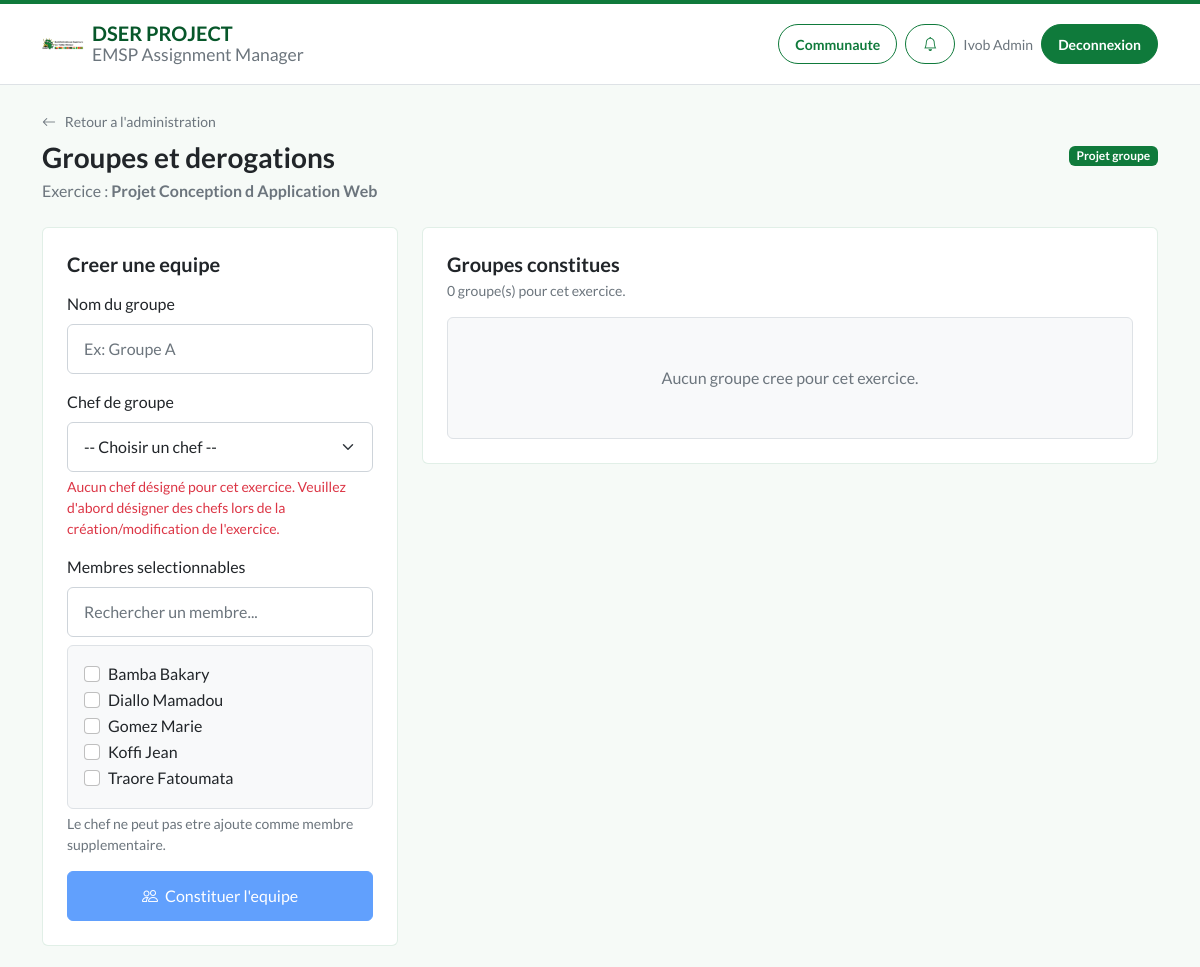
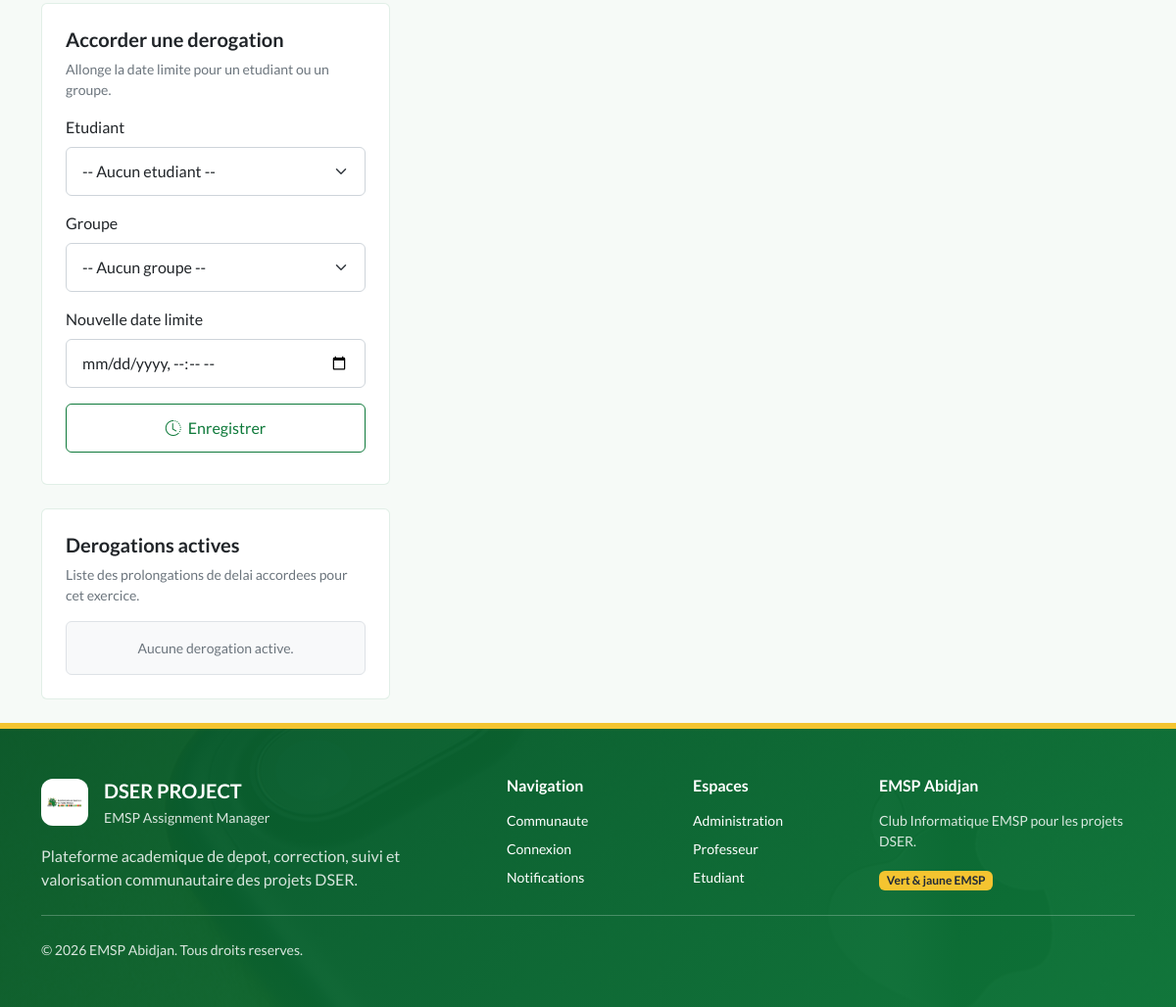
/student-hub-php/public/admin/group/manage?id=1 (signed in), run on the app's committed database (2 pictures, top to bottom).
### tables this page shows
CREATE TABLE IF NOT EXISTS `exercices` (
  `id_exercice` INT AUTO_INCREMENT PRIMARY KEY,
  `titre` VARCHAR(100) NOT NULL,
  `type_exercice` ENUM('individuel', 'groupe') NOT NULL,
  `date_limite` DATETIME NOT NULL,
  `est_bloque` TINYINT(1) DEFAULT 0,
  `corrections_terminees` TINYINT(1) DEFAULT 0,
  `professeur_id` INT DEFAULT NULL,
  `archive` TINYINT(1) DEFAULT 0,
  FOREIGN KEY (`professeur_id`) REFERENCES `utilisateurs`(`id_user`) ON DELETE SET NULL
);

CREATE TABLE IF NOT EXISTS `utilisateurs` (
  `id_user` INT AUTO_INCREMENT PRIMARY KEY,
  `nom` VARCHAR(50) NOT NULL,
  `prenom` VARCHAR(50) NOT NULL,
  `email` VARCHAR(100) UNIQUE NOT NULL,
  `mot_de_passe` VARCHAR(255) NOT NULL,
  `role` ENUM('etudiant', 'prof', 'admin') NOT NULL,
  `first_login` TINYINT(1) DEFAULT 1
);

### student-hub-php/app/Controllers/AdminController.php (called while the page is built, shortened)
<?php
final class AdminController extends Controller
{
    public function showManageGroups(): void
    {
        $exId = (int) ($_GET['id'] ?? 0);
        $exercice = \App\Models\Exercise::findById($exId);
        $students = User::findAllByRole('etudiant');
        $groups = \App\Models\Group::getGroupsForExercise($exId);
        $designatedChefs = [];
        $designatedChefIds = [];
        if ($exercice['type_exercice'] === 'groupe') {
            $db = Database::pdo();
            $stmt = $db->prepare('
                SELECT u.id_user, u.nom, u.prenom, u.email
                FROM utilisateurs u
                JOIN exercice_designated_chefs edc ON u.id_user = edc.id_user
                WHERE edc.id_exercice = ?
                ORDER BY u.nom ASC, u.prenom ASC
            ');
            $stmt->execute([$exId]);
            $designatedChefs = $stmt->fetchAll();
        }
        $busyUserIds = [];
        $groupsDetailed = [];
        $derogations = \App\Models\Exercise::getDerogationsForExercise($exId);
        $this->render('admin/group_manage', [
            'user' => Session::get('user'),
            'exercice' => $exercice,
            'students' => $students,
            'designatedChefs' => $designatedChefs,
            'designatedChefIds' => $designatedChefIds,
            'busyUserIds' => $busyUserIds,
            'groups' => $groupsDetailed,
            'derogations' => $derogations,
            'csrf_token' => Csrf::generateToken(),
            'success' => Session::getFlash('success'),
            'error' => Session::getFlash('error')
        ], 'Gerer Groupes : ' . $exercice['titre']);
    }
}

### student-hub-php/public/index.php (called while the page is built, shortened)
<?php
if (file_exists(dirname(__DIR__) . '/config/config.php')) {
    $baseDir = dirname(__DIR__);
} else {
    $baseDir = __DIR__;
}
$requestMethod = $_SERVER['REQUEST_METHOD'];
$requestUri = parse_url($_SERVER['REQUEST_URI'], PHP_URL_PATH) ?: '/';
$scriptName = parse_url($_SERVER['SCRIPT_NAME'] ?? '', PHP_URL_PATH) ?: '/index.php';
$scriptBase = rtrim(dirname($scriptName), '/');
$baseLen = strlen($scriptBase);
if ($baseLen > 0 && strncmp($requestUri, $scriptBase, $baseLen) === 0) {
    $afterBase = substr($requestUri, $baseLen);
    $requestUri = ($afterBase === '' || $afterBase === false) ? '/' : $afterBase;
}
function url(string $path): string {
    static $base = null;
    if ($base === null) {
        $scriptName = parse_url($_SERVER['SCRIPT_NAME'] ?? '', PHP_URL_PATH) ?: '/index.php';
        $base = rtrim(dirname($scriptName), '/');
        $requestUri = parse_url($_SERVER['REQUEST_URI'] ?? '', PHP_URL_PATH) ?: '/';
    }
    return $base . '/' . ltrim($path, '/');
}
try {
    $router = new Router();
    $router->dispatch($requestMethod, $requestUri);
} catch (\Throwable $e) {
    $logDir = $baseDir . '/storage/logs';
    if (!is_dir($logDir)) {
        mkdir($logDir, 0777, true);
    }
    error_log('[' . date('Y-m-d H:i:s') . '] ERROR: ' . $e->getMessage() . "\n" . $e->getTraceAsString(), 3, $logDir . '/error.log');
    http_response_code(500);
    ?>
    <!DOCTYPE html>
    <html lang="fr">
    <head>
        <meta charset="UTF-8">
        <title>Erreur Serveur</title>
        <style>
            body { font-family: 'Segoe UI', Tahoma, Geneva, Verdana, sans-serif; background: #f8fafc; color: #1e293b; padding: 40px; text-align: center; }
            .container { max-width: 600px; margin: 0 auto; background: white; padding: 40px; border-radius: 12px; box-shadow: 0 4px 6px -1px rgb(0 0 0 / 0.1); border: 1px solid #e2e8f0; }
            h1 { color: #dc2626; font-size: 24px; margin-bottom: 16px; }
            p { color: #64748b; line-height: 1.6; margin-bottom: 24px; }
            a { display: inline-block; background: #2563eb; color: white; padding: 10px 20px; border-radius: 6px; text-decoration: none; font-weight: 500; }
            a:hover { background: #1d4ed8; }
        </style>
    </head>
    <body>
        <div class="container">
            <h1>Une erreur technique est survenue</h1>
            <p>Désolé, l'application a rencontré un problème inattendu. L'administrateur a été notifié.</p>
            <p style="font-size: 13px; font-family: monospace; background: #f1f5f9; padding: 10px; border-radius: 6px; text-align: left; overflow: auto;">
                <strong>Message :</strong> Une erreur technique est survenue. L'administrateur a été notifié.
            </p>
            <a href="<?php echo htmlspecialchars(url(''), ENT_QUOTES, 'UTF-8'); ?>">Retour à l'accueil</a>
        </div>
    </body>
    </html>
    <?php
}

### student-hub-php/app/Models/Exercise.php (called while the page is built, shortened)
<?php
final class Exercise
{
    public static function findById(int $id): ?array
    {
        $db = Database::pdo();
        $stmt = $db->prepare('SELECT * FROM exercices WHERE id_exercice = ? LIMIT 1');
        $stmt->execute([$id]);
        $row = $stmt->fetch();
        return $row ?: null;
    }
}

### student-hub-php/app/Models/User.php (called while the page is built, shortened)
<?php
final class User
{
    public static function findAllByRole(string $role, ?string $search = null, ?int $page = null, ?int $perPage = 25): array
    {
        $db = Database::pdo();
        $params = [];
        $sql = 'SELECT id_user, nom, prenom, email FROM utilisateurs WHERE role = ?';
        $params[] = $role;
        $sql .= ' ORDER BY nom ASC';
        $stmt = $db->prepare($sql);
        $stmt->execute($params);
        return $stmt->fetchAll();
    }
}

### student-hub-php/app/Models/Group.php (called while the page is built, shortened)
<?php
final class Group
{
    public static function getGroupsForExercise(int $exerciceId): array
    {
        $db = Database::pdo();
        $sql = 'SELECT g.*, u.nom as chef_nom, u.prenom as chef_prenom, u.email as chef_email
                FROM groupes g
                JOIN utilisateurs u ON g.id_chef = u.id_user
                WHERE g.id_exercice = ?';
        $stmt = $db->prepare($sql);
        $stmt->execute([$exerciceId]);
        return $stmt->fetchAll();
    }
}

### student-hub-php/app/Views/admin/group_manage.php (the view, shortened to what this page needs)
<div class="d-flex flex-column flex-lg-row justify-content-between align-items-lg-center gap-3 mb-4">
    <div>
        <a href="<?php echo htmlspecialchars(url('admin/dashboard'), ENT_QUOTES, 'UTF-8'); ?>" class="link-secondary text-decoration-none small">
            <i class="bi bi-arrow-left me-1"></i> Retour a l'administration
        </a>
        <h1 class="fs-3 mb-1 mt-2">Groupes et derogations</h1>
        <p class="text-secondary mb-0">Exercice : <strong><?php echo htmlspecialchars($exercice['titre'], ENT_QUOTES, 'UTF-8'); ?></strong></p>
    </div>
    <span class="badge text-bg-<?php echo $exercice['type_exercice'] === 'groupe' ? 'primary' : 'warning'; ?>">
        Projet <?php echo htmlspecialchars($exercice['type_exercice'], ENT_QUOTES, 'UTF-8'); ?>
    </span>
</div>
<div class="row g-4">
    <div class="col-12 col-xl-4">
        <?php if ($exercice['type_exercice'] === 'groupe'): ?>
            <div class="card mb-4">
                <div class="card-body p-4">
                    <h2 class="fs-5 mb-3">Creer une equipe</h2>
                    <form action="<?php echo htmlspecialchars(url('admin/group/create'), ENT_QUOTES, 'UTF-8'); ?>" method="POST" id="createGroupForm">
                        <div class="mb-3">
                            <label for="nom_groupe" class="form-label">Nom du groupe</label>
                            <input type="text" id="nom_groupe" name="nom_groupe" class="form-control" required placeholder="Ex: Groupe A">
                        </div>
                        <div class="mb-3">
                            <label for="id_chef" class="form-label">Chef de groupe</label>
                            <select id="id_chef" name="id_chef" class="form-select" required>
                                <option value="">-- Choisir un chef --</option>
                            </select>
                            <?php if (empty($designatedChefs)): ?>
                                <div class="text-danger small mt-1">Aucun chef désigné pour cet exercice. Veuillez d'abord désigner des chefs lors de la création/modification de l'exercice.</div>
                            <?php endif; ?>
                        </div>
                        <div class="mb-3">
                            <label class="form-label">Membres selectionnables</label>
                            <input type="text" id="memberSearch" class="form-control mb-2" placeholder="Rechercher un membre..." autocomplete="off">
                            <div class="border rounded p-3 bg-light" style="max-height: 230px; overflow-y: auto;" id="memberList">
                                <?php foreach ($students as $stu): ?>
                                    <?php $isBusy = !empty($busyUserIds[$stu['id_user']]); ?>
                                    <?php $isChef = !empty($designatedChefIds[$stu['id_user']]); ?>
                                    <?php $isDisabled = $isBusy || $isChef; ?>
                                    <div class="form-check member-item" data-query="<?php echo htmlspecialchars(strtolower($stu['nom'] . ' ' . $stu['prenom']), ENT_QUOTES, 'UTF-8'); ?>">
                                        <input class="form-check-input member-check" type="checkbox" name="members[]" id="member_<?php echo (int)$stu['id_user']; ?>" value="<?php echo (int)$stu['id_user']; ?>" <?php echo $isDisabled ? 'disabled' : ''; ?>>
                                        <label class="form-check-label <?php echo $isDisabled ? 'text-secondary' : ''; ?>" for="member_<?php echo (int)$stu['id_user']; ?>">
                                            <?php echo htmlspecialchars($stu['nom'] . ' ' . $stu['prenom'], ENT_QUOTES, 'UTF-8'); ?>
                                        </label>
                                    </div>
                                <?php endforeach; ?>
                            </div>
                            <div class="form-text">Le chef ne peut pas etre ajoute comme membre supplementaire.</div>
                        </div>
                        <button type="submit" class="btn btn-primary w-100" <?php echo empty($designatedChefs) ? 'disabled' : ''; ?>>
                            <i class="bi bi-people me-1"></i> Constituer l'equipe
                        </button>
                    </form>
                </div>
            </div>
        <?php else: ?>
            <div class="alert alert-info">Exercice individuel : la creation de groupe est desactivee.</div>
        <?php endif; ?>
        <div class="card">
            <div class="card-body p-4">
                <h2 class="fs-5 mb-2">Accorder une derogation</h2>
                <p class="text-secondary small">Allonge la date limite pour un etudiant ou un groupe.</p>
                <form action="<?php echo htmlspecialchars(url('admin/exemption/add'), ENT_QUOTES, 'UTF-8'); ?>" method="POST">
                    <div class="mb-3">
                        <label for="id_user_target" class="form-label">Etudiant</label>
                        <select id="id_user_target" name="id_user_target" class="form-select">
                            <option value="">-- Aucun etudiant --</option>
                        </select>
                    </div>
                    <?php if ($exercice['type_exercice'] === 'groupe'): ?>
                        <div class="mb-3">
                            <label for="id_group_target" class="form-label">Groupe</label>
                            <select id="id_group_target" name="id_group_target" class="form-select">
                                <option value="">-- Aucun groupe --</option>
                            </select>
                        </div>
                    <?php endif; ?>
                    <div class="mb-3">
                        <label for="nouvelle_date" class="form-label">Nouvelle date limite</label>
                        <input type="datetime-local" id="nouvelle_date" name="nouvelle_date" class="form-control" required>
                    </div>
                    <button type="submit" class="btn btn-outline-primary w-100 mb-2">
                        <i class="bi bi-clock-history me-1"></i> Enregistrer
                    </button>
                </form>
            </div>
        </div>
        <div class="card mt-4">
            <div class="card-body p-4">
                <h2 class="fs-5 mb-2">Derogations actives</h2>
                <p class="text-secondary small">Liste des prolongations de delai accordees pour cet exercice.</p>
                <?php if (empty($derogations)): ?>
                    <div class="text-center text-secondary py-3 border rounded bg-light small">
                        Aucune derogation active.
                    </div>
                <?php endif; ?>
            </div>
        </div>
    </div>
    <div class="col-12 col-xl-8">
        <div class="card">
            <div class="card-body p-4">
                <div class="d-flex justify-content-between align-items-center gap-3 mb-3">
                    <div>
                        <h2 class="fs-5 mb-1">Groupes constitues</h2>
                        <p class="text-secondary small mb-0"><?php echo count($groups); ?> groupe(s) pour cet exercice.</p>
                    </div>
                </div>
                <?php if (empty($groups)): ?>
                    <div class="text-center text-secondary py-5 border rounded bg-light">
                        Aucun groupe cree pour cet exercice.
                    </div>
                <?php endif; ?>
            </div>
        </div>
    </div>
</div>

### student-hub-php/public/template/dashboard/dashboard.css (style rules this page uses)
.bi { display: inline-block; width: 1rem; height: 1rem; }

### data on the page
exercices: titre "Projet Conception d Application Web", type_exercice "groupe"
utilisateurs: nom+prenom "Bamba Bakary"
utilisateurs: nom+prenom "Diallo Mamadou"
utilisateurs: nom+prenom "Gomez Marie"
utilisateurs: nom+prenom "Koffi Jean"
utilisateurs: nom+prenom "Traore Fatoumata"

### other printed values
$currentUser['prenom'] . ' ' . $currentUser['nom'] "Ivob Admin"
count($groups) "0"
